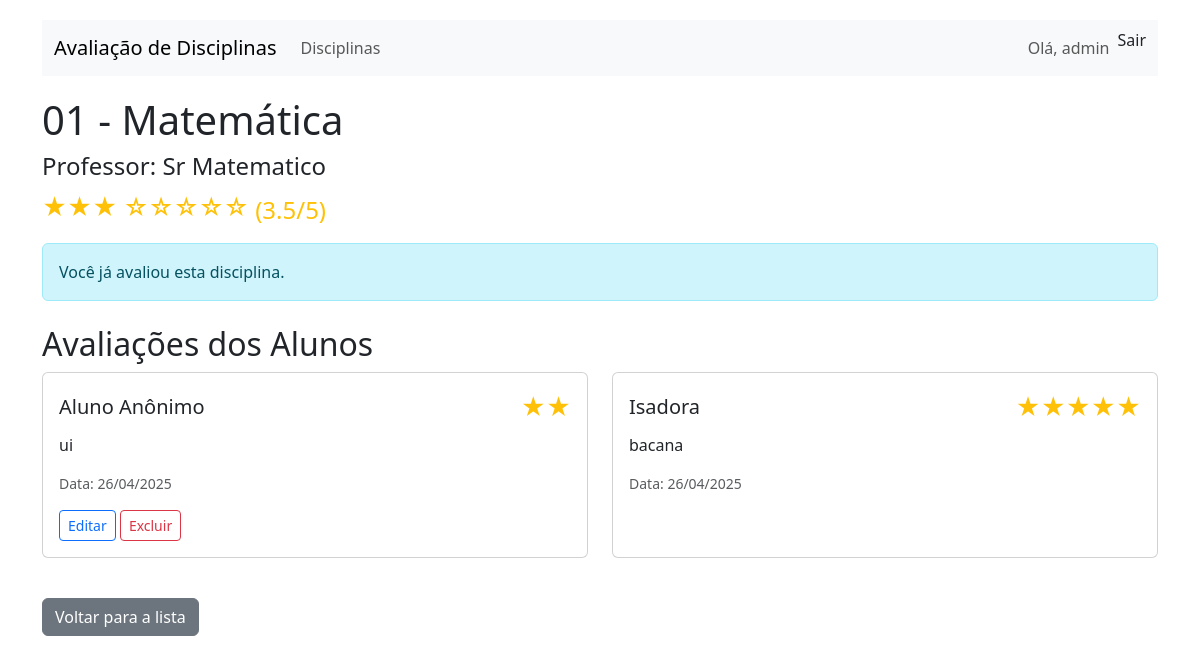
The page /disciplinas/1/ (signed in) on the database its author committed.
### disciplinas/models.py (models this page shows, shortened)
class Disciplina(models.Model):
    nome = models.CharField(max_length=100)
    codigo = models.CharField(max_length=20)
    descricao = models.TextField(blank=True)
    professor = models.CharField(max_length=100)
    def media_avaliacoes(self):
        avaliacoes = self.avaliacao_set.all()
        if avaliacoes:
            return sum(av.nota for av in avaliacoes) / len(avaliacoes)
        return 0

class Avaliacao(models.Model):
    disciplina = models.ForeignKey(Disciplina, on_delete=models.CASCADE)
    aluno = models.ForeignKey(User, on_delete=models.CASCADE)
    nota = models.IntegerField(
        validators=[MinValueValidator(1), MaxValueValidator(5)]
    )
    comentario = models.TextField(blank=True)
    anonimo = models.BooleanField(default=False)
    data_criacao = models.DateTimeField(auto_now_add=True)
    data_atualizacao = models.DateTimeField(auto_now=True)
    class Meta:
        unique_together = ['disciplina', 'aluno']

### disciplinas/views.py (the view)
# urls.py: path('disciplinas/<int:pk>/', views.detalhes_disciplina, name='detalhes_disciplina'),
@login_required
def detalhes_disciplina(request, pk):
    disciplina = get_object_or_404(Disciplina, pk=pk)
    avaliacoes = disciplina.avaliacao_set.all()
    ja_avaliou = disciplina.avaliacao_set.filter(aluno=request.user).exists()
    return render(request, 'disciplinas/detalhes_disciplina.html', {
        'disciplina': disciplina,
        'avaliacoes': avaliacoes,
        'ja_avaliou': ja_avaliou
    })

### disciplinas/templates/disciplinas/detalhes_disciplina.html (shortened to what this page needs)
{% extends 'disciplinas/base.html' %}
{% block content %}
<div class="mb-4">
    <h1>{{ disciplina.codigo }} - {{ disciplina.nome }}</h1>
    <h4>Professor: {{ disciplina.professor }}</h4>
    <div class="star-rating mb-2">
        {% with ''|center:disciplina.media_avaliacoes|make_list as stars %}
            {% for _ in stars %}★{% endfor %}
        {% endwith %}
        {% with ''|center:5|make_list as empty_stars %}
            {% for _ in empty_stars|slice:disciplina.media_avaliacoes %}☆{% endfor %}
        {% endwith %}
        <span class="align-middle">({{ disciplina.media_avaliacoes|floatformat:1 }}/5)</span>
    </div>
    {% if not ja_avaliou %}
        <a href="{% url 'avaliar_disciplina' disciplina.pk %}" class="btn btn-primary mb-4">Avaliar Disciplina</a>
    {% else %}
        <div class="alert alert-info mb-4">
            Você já avaliou esta disciplina.
        </div>
    {% endif %}
</div>
<h2>Avaliações dos Alunos</h2>
<div class="row">
    {% for avaliacao in avaliacoes %}
    <div class="col-md-6 mb-3">
        <div class="card h-100">
            <div class="card-body">
                <div class="d-flex justify-content-between align-items-center mb-2">
                    <h5 class="card-title mb-0">
                        {% if avaliacao.anonimo %}
                            Aluno Anônimo
                        {% else %}
                            {{ avaliacao.aluno.username }}
                        {% endif %}
                    </h5>
                    <div class="star-rating">
                        {% with ''|center:avaliacao.nota|make_list as stars %}
                            {% for _ in stars %}★{% endfor %}
                        {% endwith %}
                    </div>
                </div>
                {% if avaliacao.comentario %}
                    <p class="card-text">{{ avaliacao.comentario }}</p>
                {% else %}
                    <p class="card-text text-muted"><i>Sem comentários</i></p>
                {% endif %}
                <div class="text-muted small">
                    <div>Data: {{ avaliacao.data_criacao|date:"d/m/Y" }}</div>
                </div>
                {% if avaliacao.aluno == user %}
                    <div class="mt-3">
                        <a href="{% url 'editar_avaliacao' avaliacao.pk %}" class="btn btn-sm btn-outline-primary">Editar</a>
                        <a href="{% url 'excluir_avaliacao' avaliacao.pk %}" class="btn btn-sm btn-outline-danger">Excluir</a>
                    </div>
                {% endif %}
            </div>
        </div>
    </div>
    {% empty %}
    <div class="col-12">
        <div class="alert alert-info">
            Esta disciplina ainda não possui avaliações.
        </div>
    </div>
    {% endfor %}
</div>
<div class="mt-4">
    <a href="{% url 'lista_disciplinas' %}" class="btn btn-secondary">Voltar para a lista</a>
</div>
{% endblock %}

### disciplinas/templates/disciplinas/base.html (shortened to what this page needs)
<!DOCTYPE html>
<html lang="pt-br">
<head>
    <link href="https://cdn.jsdelivr.net/npm/bootstrap@5.3.0/dist/css/bootstrap.min.css" rel="stylesheet">
</head>
<body>
    <div class="container">
        <nav class="navbar navbar-expand-lg navbar-light bg-light">
            <div class="container-fluid">
                <a class="navbar-brand" href="{% url 'lista_disciplinas' %}">Avaliação de Disciplinas</a>
                <div class="collapse navbar-collapse" id="navbarNav">
                    <ul class="navbar-nav me-auto">
                        <li class="nav-item">
                            <a class="nav-link" href="{% url 'lista_disciplinas' %}">Disciplinas</a>
                        </li>
                    </ul>
                    <ul class="navbar-nav">
                        {% if user.is_authenticated %}
                            <li class="nav-item">
                                <span class="nav-link">Olá, {{ user.username }}</span>
                            </li>
                            <li class="nav-item">
                                <form method="post" action="{% url 'logout' %}" style="display:inline;">
                                    <button type="submit" class="nav-link btn btn-link" style="padding: 0; margin: 0; background: none; border: none; color: inherit;">
                                        Sair
                                    </button>
                                </form>
                            </li>
                        {% else %}
                            <li class="nav-item">
                                <a class="nav-link" href="{% url 'login' %}">Entrar</a>
                            </li>
                        {% endif %}
                    </ul>
                </div>
            </div>
        </nav>
        <div class="content">
            {% block content %}{% endblock %}
        </div>
    </div>
</body>
</html>

### disciplinas/templates/disciplinas/base.html (style rules this page uses)
body { padding-top: 20px; padding-bottom: 20px; }
.star-rating { color: #ffc107; font-size: 1.5rem; }
.navbar { margin-bottom: 20px; }

### rows shown on the page
Disciplina: codigo "01", nome "Matemática", professor "Sr Matematico", media_avaliacoes "3.5"
Avaliacao: anonimo "Aluno Anônimo", comentario "ui", data_criacao "26/04/2025", shows "Editar"
Avaliacao: aluno.username "Isadora", comentario "bacana", data_criacao "26/04/2025"

### other values the page prints
{{ user.username }} "admin"
